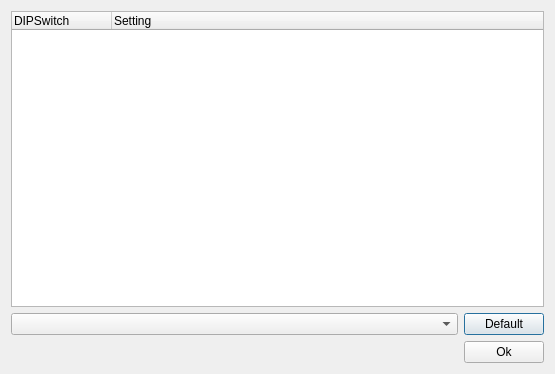
<?xml version="1.0" encoding="UTF-8"?>
<ui version="4.0">
 <class>DipswitchDialog</class>
 <widget class="QDialog" name="DipswitchDialog">
  <property name="geometry">
   <rect>
    <x>0</x>
    <y>0</y>
    <width>555</width>
    <height>374</height>
   </rect>
  </property>
  <property name="windowTitle">
   <string>Dialog</string>
  </property>
  <layout class="QVBoxLayout" name="verticalLayout">
   <item>
    <widget class="QTreeWidget" name="tvSettings">
     <property name="sizeAdjustPolicy">
      <enum>QAbstractScrollArea::AdjustToContents</enum>
     </property>
     <property name="alternatingRowColors">
      <bool>true</bool>
     </property>
     <column>
      <property name="text">
       <string>DIPSwitch</string>
      </property>
     </column>
     <column>
      <property name="text">
       <string>Setting</string>
      </property>
     </column>
    </widget>
   </item>
   <item>
    <layout class="QHBoxLayout" name="horizontalLayout_2" stretch="1,0">
     <item>
      <widget class="QComboBox" name="cbValues"/>
     </item>
     <item>
      <widget class="QPushButton" name="btnDefault">
       <property name="text">
        <string>Default</string>
       </property>
      </widget>
     </item>
    </layout>
   </item>
   <item>
    <layout class="QHBoxLayout" name="horizontalLayout">
     <item>
      <spacer name="horizontalSpacer">
       <property name="orientation">
        <enum>Qt::Horizontal</enum>
       </property>
       <property name="sizeHint" stdset="0">
        <size>
         <width>40</width>
         <height>20</height>
        </size>
       </property>
      </spacer>
     </item>
     <item>
      <widget class="QPushButton" name="btnOk">
       <property name="text">
        <string>Ok</string>
       </property>
      </widget>
     </item>
    </layout>
   </item>
  </layout>
 </widget>
 <resources/>
 <connections>
  <connection>
   <sender>btnOk</sender>
   <signal>clicked()</signal>
   <receiver>DipswitchDialog</receiver>
   <slot>accept()</slot>
   <hints>
    <hint type="sourcelabel">
     <x>477</x>
     <y>355</y>
    </hint>
    <hint type="destinationlabel">
     <x>290</x>
     <y>359</y>
    </hint>
   </hints>
  </connection>
 </connections>
</ui>
